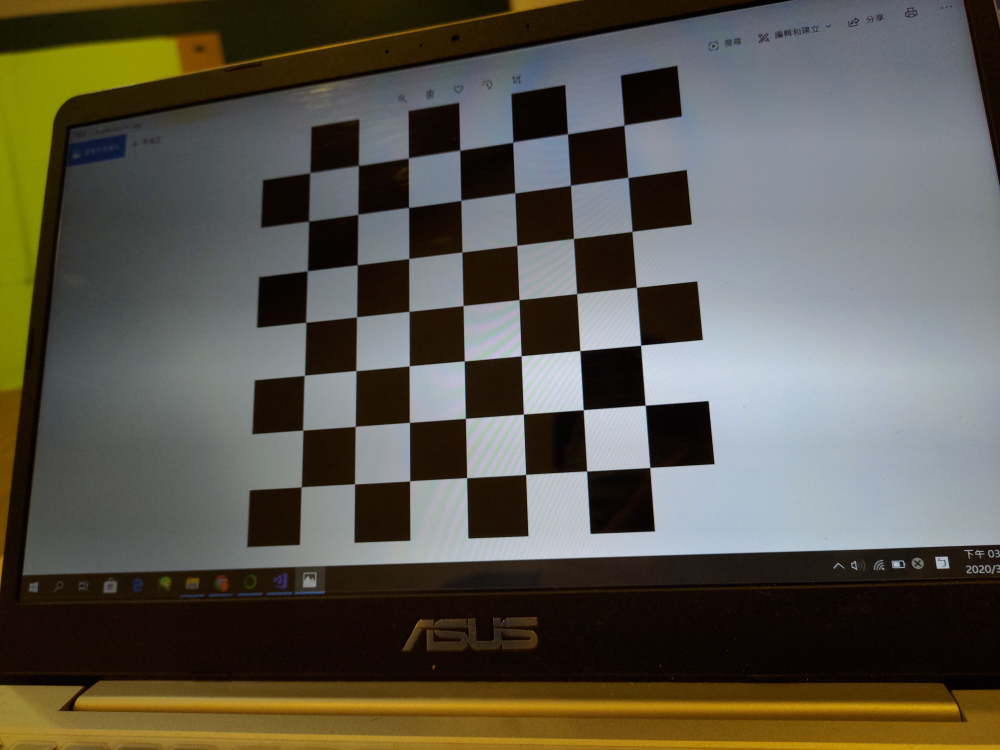
#> input picture Lab1/data/img0.jpg, 4000 x 3000 px (shown at 1/4 size); its folder holds 4 pictures in this run
$ python camera_calibration.py
#> lines starting #> are read from the running program, lines starting #| are printed output that depends on the picture
import numpy as np
import cv2
import glob
import matplotlib.pyplot as plt
import camera_calibration_show_extrinsics as show
from PIL import Image

############################# Magic.......
def Magic(k, l, h):
    MagicV = np.array([h[0, k]*h[0, l],
                     h[0, k]*h[1, l] + h[1, k]*h[0, l],
                     h[1, k]*h[1, l],
                     h[2, k]*h[0, l] + h[0, k]*h[2, l],
                     h[2, k]*h[1, l] + h[1, k]*h[2, l],
                     h[2, k]*h[2, l]],
                     dtype='float32')
    return MagicV


#############################


# prepare object points, like (0,0,0), (1,0,0), (2,0,0) ....,(6,5,0)
# (8,6) is for the given testing images.
# If you use the another data (e.g. pictures you take by your smartphone),
# you need to set the corresponding numbers.
corner_x = 7
corner_y = 7
objp = np.zeros((corner_x*corner_y,3), np.float32)
objp[:,:2] = np.mgrid[0:corner_x, 0:corner_y].T.reshape(-1,2)

# Arrays to store object points and image points from all the images.
objpoints = [] # 3d points in real world space
imgpoints = [] # 2d points in image plane.

# Make a list of calibration images
images = glob.glob('data/*.jpg')

# Step through the list and search for chessboard corners
print('Start finding chessboard corners...')
for idx, fname in enumerate(images):
    img = cv2.imread(fname)
#> img is the input picture: shape (3000, 4000, 3); mean B, G, R 77.5, 88.2, 91.4
    gray = cv2.cvtColor(img, cv2.COLOR_BGR2GRAY)
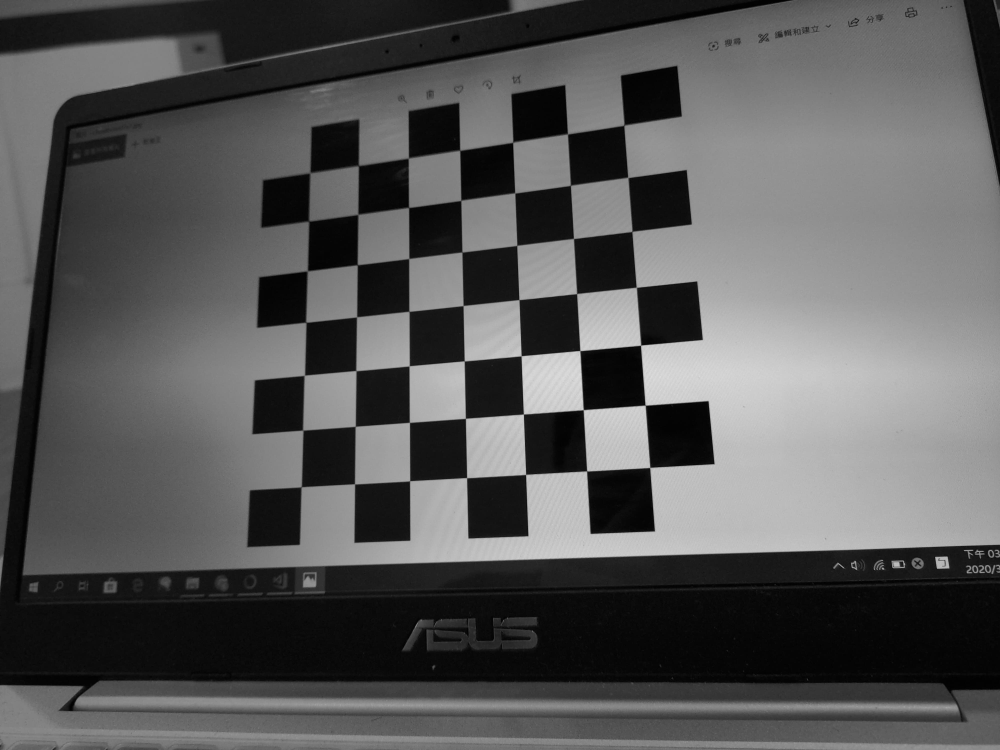
#> gray: shape (3000, 4000) (shown at 1/4 size); min 0, max 239, mean 87.9
    plt.imshow(gray)

    #Find the chessboard corners
    print('find the chessboard corners of',fname)
    ret, corners = cv2.findChessboardCorners(gray, (corner_x,corner_y), None)
#> ret = True; corners = 49 rows, first 8: [2497, 502], [2511.7, 711.2], [2529, 927], [2545.3, 1150.4], [2562.8, 1383.7], [2581, 1621.7], [2600.2, 1871.9], [2271.3, 538]

    # If found, add object points, image points
    if ret == True:
        objpoints.append(objp)
        imgpoints.append(corners)

        # Draw and display the corners
        cv2.drawChessboardCorners(img, (corner_x,corner_y), corners, ret)
        plt.imshow(img)
#> pass 2 of the loop `for idx, fname in enumerate(images):`:
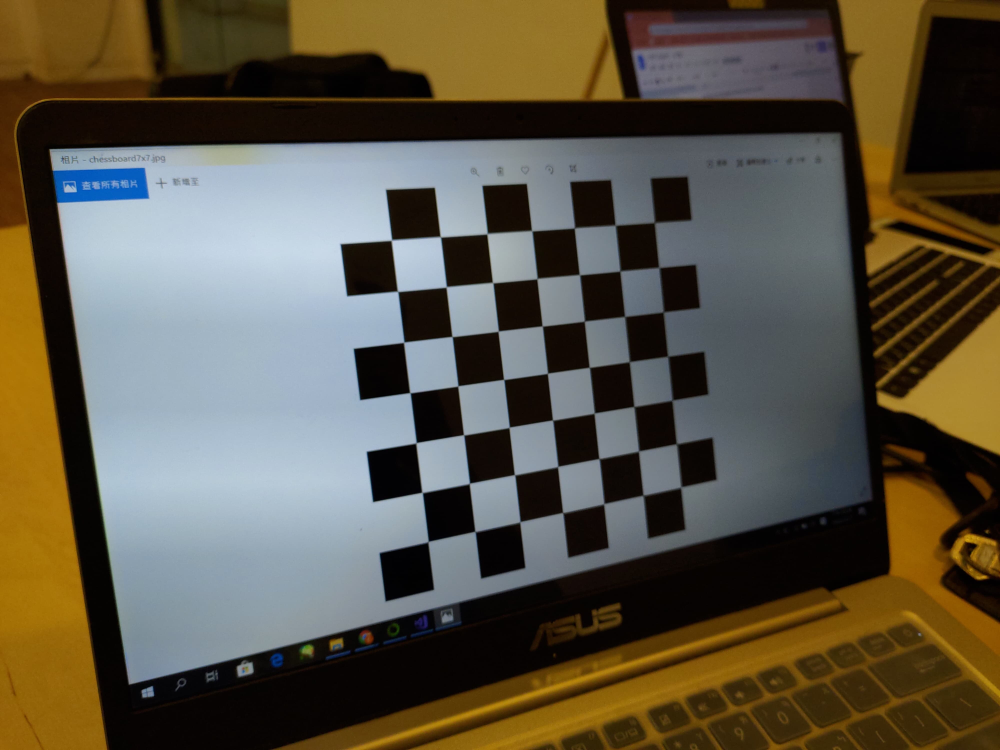
#> input picture Lab1/data/img1.jpg, 4000 x 3000 px (shown at 1/4 size)
#> img is the input picture: shape (3000, 4000, 3); mean B, G, R 69.6, 85, 91.5
#> `gray = cv2.cvtColor(img, cv2.COLOR_BGR2GRAY)`:
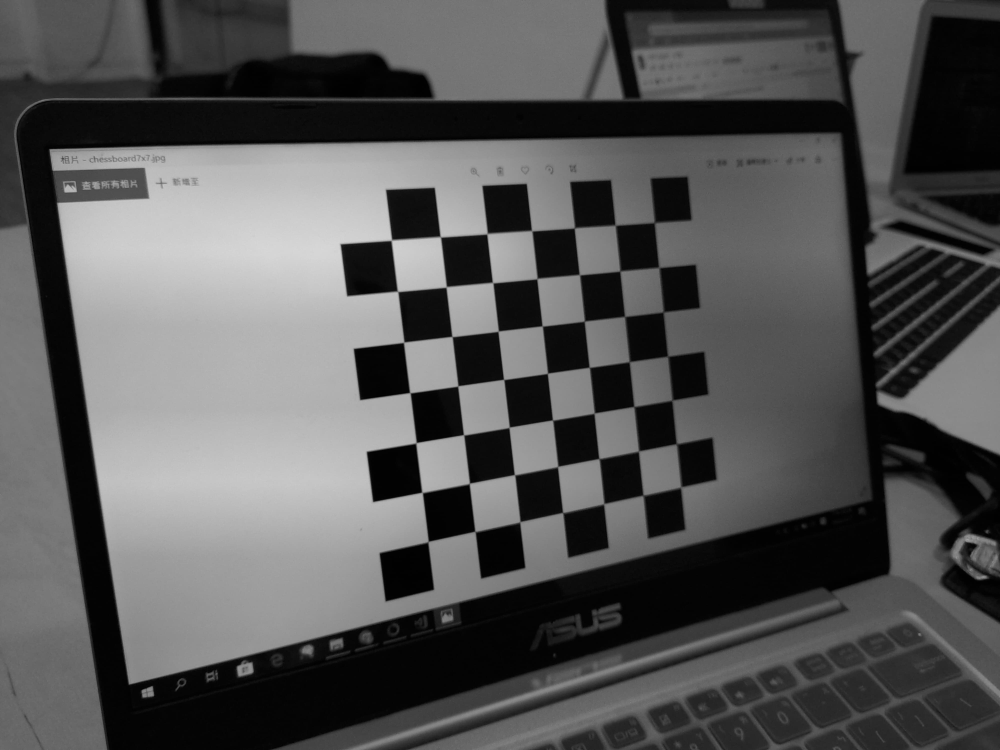
#> gray: shape (3000, 4000) (shown at 1/4 size); min 0, max 220, mean 85.2
#> corners = 49 rows, first 8: [2619, 892], [2636.5, 1071.5], [2654.5, 1250], [2672.5, 1425.5], [2688.5, 1602.5], [2706.5, 1776], [2724.5, 1950], [2462, 902]
#> pass 3 of the loop `for idx, fname in enumerate(images):`:
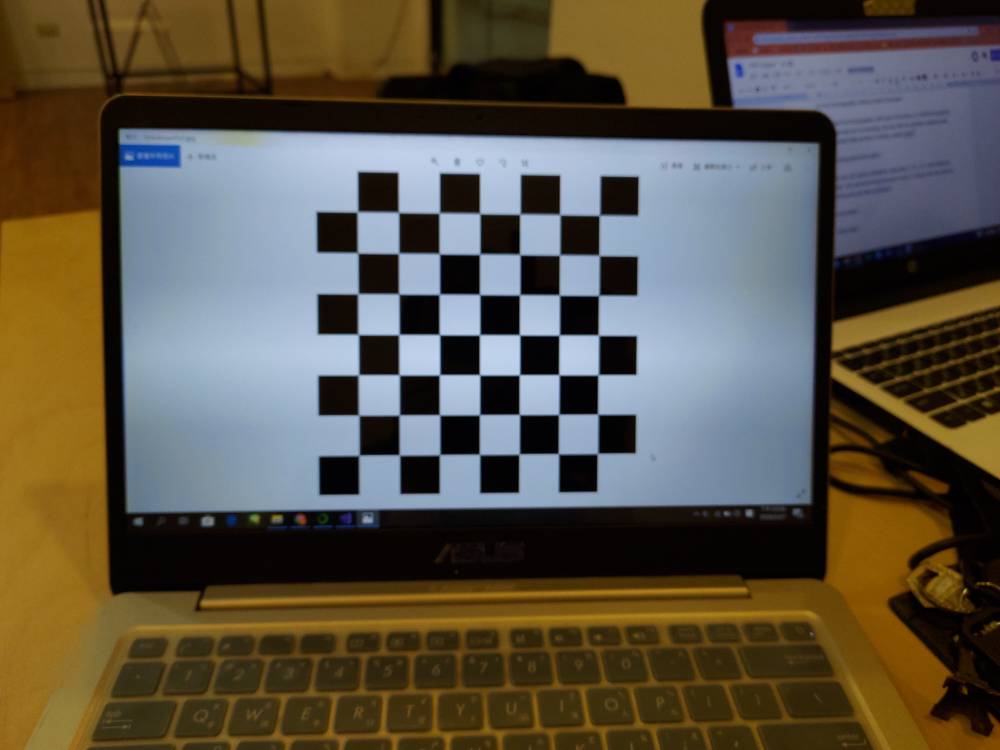
#> input picture Lab1/data/img2.jpg, 4000 x 3000 px (shown at 1/4 size)
#> img is the input picture: shape (3000, 4000, 3); mean B, G, R 68.9, 83.6, 90.8
#> `gray = cv2.cvtColor(img, cv2.COLOR_BGR2GRAY)`:
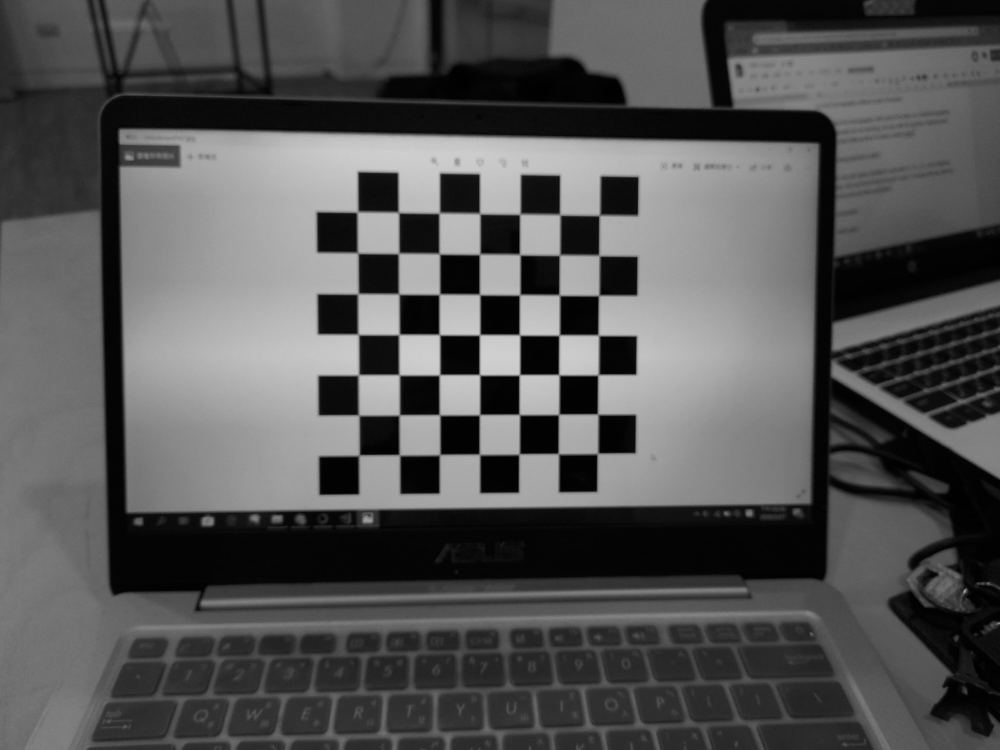
#> gray: shape (3000, 4000) (shown at 1/4 size); min 0, max 216, mean 84.1
#> corners = 49 rows, first 8: [1431.5, 849], [1596.5, 849], [1758.5, 852.4], [1919.5, 856], [2081.8, 855.3], [2240, 860.5], [2399, 863], [1432, 1012.5]
#> the loop made 4 passes; the first 3 are shown


#######################################################################################################
#                                Homework 1 Camera Calibration                                        #
#               You need to implement camera calibration(02-camera p.76-80) here.                     #
#   DO NOT use the function directly, you need to write your own calibration function from scratch.   #
#                                          H I N T                                                    #
#                        1.Use the points in each images to find Hi                                   #
#                        2.Use Hi to find out the intrinsic matrix K                                  #
#                        3.Find out the extrensics matrix of each images.                             #
#######################################################################################################
print('Camera calibration...')
img_size = (img.shape[1], img.shape[0])
#> img_size = (4000, 3000)
# You need to comment these functions and write your calibration function from scratch.
# Notice that rvecs is rotation vector, not the rotation matrix, and tvecs is translation vector.
# In practice, you'll derive extrinsics matrixes directly. The shape must be [pts_num,3,4], and use them to plot.
"""
ret, mtx, dist, rvecs, tvecs = cv2.calibrateCamera(objpoints, imgpoints, img_size,None,None)
Vr = np.array(rvecs)
Tr = np.array(tvecs)
extrinsics = np.concatenate((Vr, Tr), axis=1).reshape(-1,6)
"""


"""
Write your code here
## 1. get H
## 2. get B
## 3. B=KtK
## 4. ex = H K


"""

## get H
###
H = np.zeros((len(images), 9))

for iter_H in range(len(objpoints)):
    Obj_Point = objpoints[iter_H]
    Img_point = imgpoints[iter_H]
    M = np.zeros((2 * len(Obj_Point), 9), dtype = np.float64)

    Img_point = Img_point.reshape(49, 2)
    Img_point = np.concatenate((Img_point, np.ones(shape = (49, 1))), axis = 1)

    for iter_M in range(len(Obj_Point)):
        x = Obj_Point[iter_M, 0]
        y = Obj_Point[iter_M, 1]
        u = Img_point[iter_M, 0]
        v = Img_point[iter_M, 1]

        M[iter_M * 2] = np.array([-x, -y, -1, 0, 0, 0, x*u, y*u, u])
        M[iter_M * 2 + 1] = np.array([0, 0, 0, -x, -y, -1, x*v, y*v, v])

    U_H, Sigma_H, Vt_H = np.linalg.svd(M)
    index_Min = np.argmin(Sigma_H)

    ##Norm it
    for iter_Vt in range(9):
        Vt_H[index_Min, iter_Vt] = Vt_H[index_Min, iter_Vt] / Vt_H[index_Min, 8]

    H[iter_H] = Vt_H[index_Min]
#> this loop made 4 passes
#> pass 1, `U_H, Sigma_H, Vt_H = np.linalg.svd(M)`:
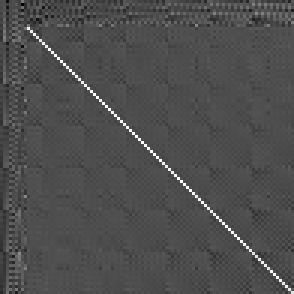
#> U_H: shape (98, 98) float64 (shown 3 times larger); min -0.433, max 0.974, mean -0.00149; drawn with min black and max white
#> pass 3, `U_H, Sigma_H, Vt_H = np.linalg.svd(M)`:
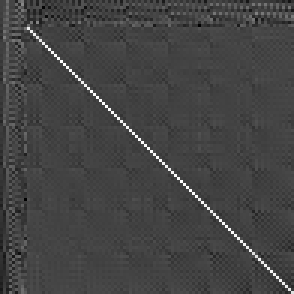
#> U_H: shape (98, 98) float64 (shown 3 times larger); min -0.355, max 0.971, mean -5.69e-05; drawn with min black and max white


H = np.reshape(H, (len(images), 3, 3))
print("H: ", H)
### H done

## get B
MagicV = np.zeros([2 * len(H), 6])
index = 0
for iter_H in H:
    MagicV[index] = Magic(0, 1, iter_H)
    MagicV[index + 1] = Magic(0, 0, iter_H) - Magic(1, 1, iter_H)
    index = index + 2

U_B, Sigma_B, VT_B = np.linalg.svd(MagicV)
index_Min_B = np.argmin(Sigma_B)
b = VT_B[index_Min_B]
print("b; ", b)
B = np.array([[b[0],b[1],b[3]],
              [b[1],b[2],b[4]],
              [b[3],b[4],b[5]]])

Oy = (b[1] * b[3] - b[0] * b[4]) / (b[0] * b[2] - b[1] * b[1])

if b[0] == 0:
    b[0] = 1.0
Lda_B = b[5] - (b[3] * b[3] + Oy * (b[1] * b[3] - b[0] * b[4])) / b[0]
B = B / Lda_B

## B done
## Calculate K
K = np.linalg.inv(np.linalg.cholesky(B).transpose())
print("K:")
print(K)
## K done

## do extrinsics

extrinsics = np.zeros((len(H), 3, 4))
K_inverse = np.linalg.inv(K)

for index in range(len(images)):
    h = H[index]
    h1 = h[:, 0]
    h2 = h[:, 1]
    h3 = h[:, 2]

    Lda_1 = 1 / np.linalg.norm(np.dot(K_inverse,h1), ord = 2)
    Lda_2 = 1 / np.linalg.norm(np.dot(K_inverse,h2), ord = 2)
    Lda_3 = (Lda_1 + Lda_2) / 2

    r1 = Lda_1 * (np.dot(K_inverse,h1))
    r2 = Lda_2 * (np.dot(K_inverse,h2))
    r3 = np.cross(r1, r2)
    t = Lda_3 * (np.dot(K_inverse,h3))
    extrinsics[index] = np.array([[r1[0],r2[0],r3[0],t[0]],
                                  [r1[1],r2[1],r3[1],t[1]],
                                  [r1[2],r2[2],r3[2],t[2]]])

## extrinsics done


## set mtk, extrinsisc

mtx = K
# extrinsics define before

# show the camera extrinsics
print('Show the camera extrinsics')
# plot setting
# You can modify it for better visualization
fig = plt.figure(figsize=(10, 10))
#> (the run stopped early here; a loop or call above may not have finished)
